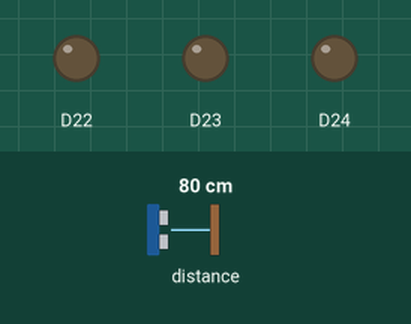
Simulated run of this sketch. Board: Arduino Nano 33 BLE. Parts: output pins drawn as LEDs (lit = HIGH). Inputs (shaded band) come from the test bench; at power-on: distance to the obstacle 80 cm.

Above: at 1.2 s.
1.3 s: distance to the obstacle set to 2 cm
At 1.6 s:
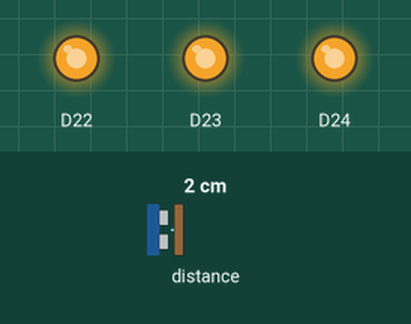
2.8 s: distance to the obstacle set to 9 cm
At 3.8 s:
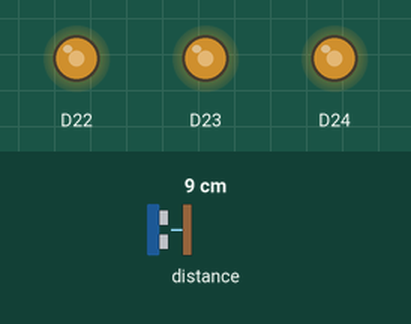
4.3 s: distance to the obstacle set to 18 cm
At 4.9 s:
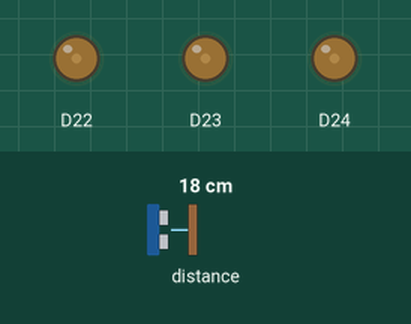
Timing chart, 0 to 7.3 s (numbered marks = the images above; inputs shaded):
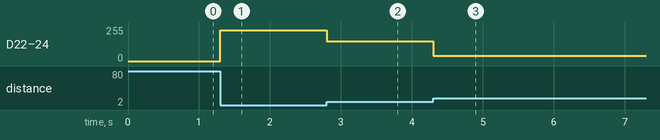

Measured:
- after the input at 1.3 s, D22–24: 0/255 → 231/255 at once
- after the input at 2.8 s, D22–24: 231/255 → 147/255 at once
- after the input at 4.3 s, D22–24: 147/255 → 39/255 at once

The sketch:

lab12.ino
```cpp
#include <Arduino_APDS9960.h>

void setup() {
  Serial.begin(9600);
  while (!Serial);

  if (!APDS.begin()) {
    Serial.println("Failed to init APDS");
    while(1);
  }

  pinMode(LEDR, OUTPUT);
  pinMode(LEDG, OUTPUT);
  pinMode(LEDB, OUTPUT);
}

void loop() {
  if (APDS.proximityAvailable()) {
    int proximity = APDS.readProximity();
    int ledBrightness = map(proximity, 0, 255, 255, 0);

    analogWrite(LEDR, ledBrightness);
    analogWrite(LEDG, ledBrightness);
    analogWrite(LEDB, ledBrightness);
  }
}
```
